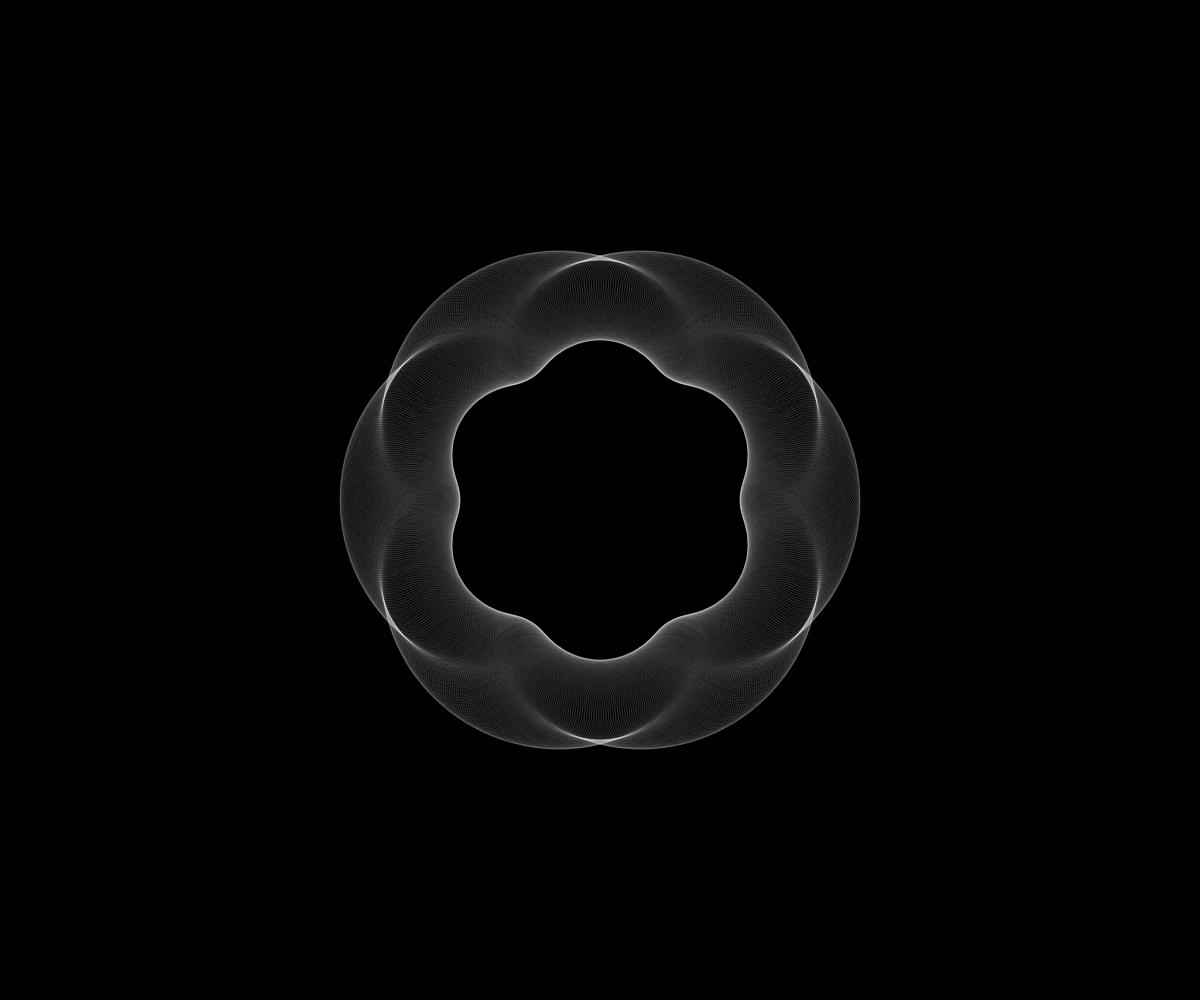
Frame 1 (no input)
Frame 60 (no input): identical to frame 1, image omitted
Frame 120 (the mouse pressed at the canvas centre since frame 60): identical to frame 1, image omitted

The p5.js sketch that drew this single still picture (run headless with seeded random() and noise() and a simulated clock; from frame 60 on, the mouse is pressed at the canvas centre):

// p5.js sketch
// ── sketch.js
var scaleX;
var scaleY;
var min;
var max;
var radius;
var r, g, b;

function setup() {
  createCanvas(windowWidth, windowHeight);
  background(0)
  smooth()
}

function drawEllipse() {
  noFill()
  stroke(255, 255, 255, 28)
  ellipse(0, 0, 120, 80)
}

function draw() {
  scaleX = map(mouseX, 0, windowWidth, 1.5, 11.5)
  scaleY = map(mouseY, 0, windowHeight, 1.5, 11.5)

  background(0)
  translate(windowWidth/2, windowHeight/2)
  for (let i = 0; i < 360; i += 0.5) {
    push()
    rotate(radians(i))
    translate(0, 200)

    rotate(radians(i * 3))
    scale(map(sin(radians(i * scaleX)), 1, 1, 0.5, 1), map(sin(radians(i * scaleY)), 1, 1, 0.5, 1))
    drawEllipse()
    pop()
  }
}
